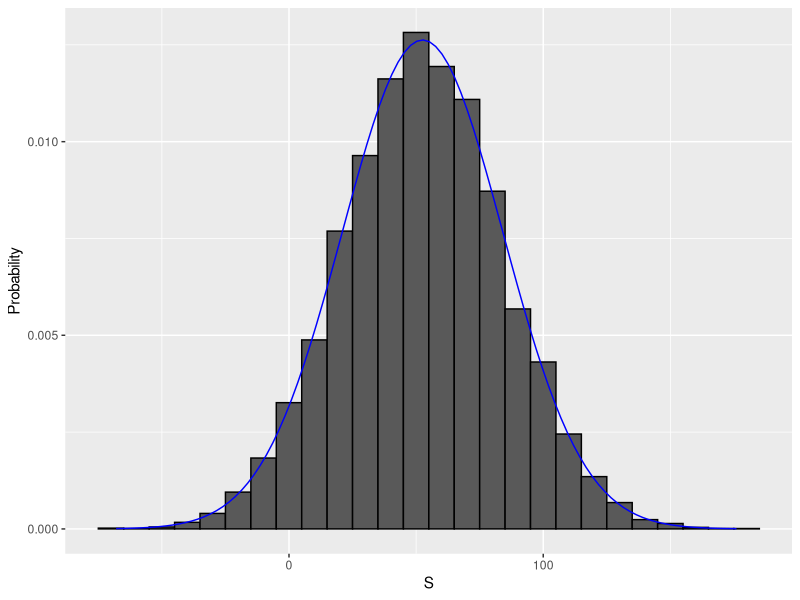

This chart was generated by the following R code:
## ---- chunk 1
knitr::opts_chunk$set(echo = TRUE)

library(tidyverse)
library(dslabs)

## ---- chunk 2
# Set up for reproducible results
set.seed(1)

# Define the beads
beads <- rep(c("red", "blue"), times = c(2,3))

# Draw a bead and assign value to X
X <- ifelse(sample(beads, 1) == "blue", 1, 0)

## ---- chunk 3
# Additional draws to illustrate random outcomes
draws <- replicate(3, ifelse(sample(beads, 1) == "blue", 1, 0))
draws
## ---- chunk 4
color <- rep(c("Black", "Red", "Green"), c(18, 18, 2))
## ---- chunk 5
n <- 1000
X <- sample(ifelse(color == "Red", -1, 1),  n, replace = TRUE)
X[1:10]
## ---- chunk 6
X <- sample(c(-1, 1), n, replace = TRUE, prob = c(9/19, 10/19))
## ---- chunk 7
X <- sample(c(-1, 1), n, replace = TRUE, prob = c(9/19, 10/19))
S <- sum(X)
S
## ---- chunk 8
n <- 1000
B <- 10000
roulette_winnings <- function(n){
  X <- sample(c(-1, 1), n, replace = TRUE, prob = c(9/19, 10/19))
  sum(X)
}
S <- replicate(B, roulette_winnings(n))
## ---- chunk 9
mean(S < 0)
## ---- chunk 10
s <- seq(min(S), max(S), length = 100)
normal_density <- data.frame(s = s, f = dnorm(s, mean(S), sd(S)))
data.frame(S = S) |> ggplot(aes(S, after_stat(density))) +
  geom_histogram(color = "black", binwidth = 10)  +
  ylab("Probability") + 
  geom_line(data = normal_density, mapping = aes(s,f), color = "blue")
## ---- chunk 11
n <- 1000
pbinom(n/2, size = n, prob = 10/19)
## ---- chunk 12
pbinom(n/2 - 1, size = n, prob = 10/19)
## ---- chunk 13
B <- 10^6
x <- sample(c(-1, 1), B, replace = TRUE, prob = c(9/19, 10/19))
mean(x)
## ---- chunk 14
n <- 1000
sqrt(n) * 2 * sqrt(90)/19
